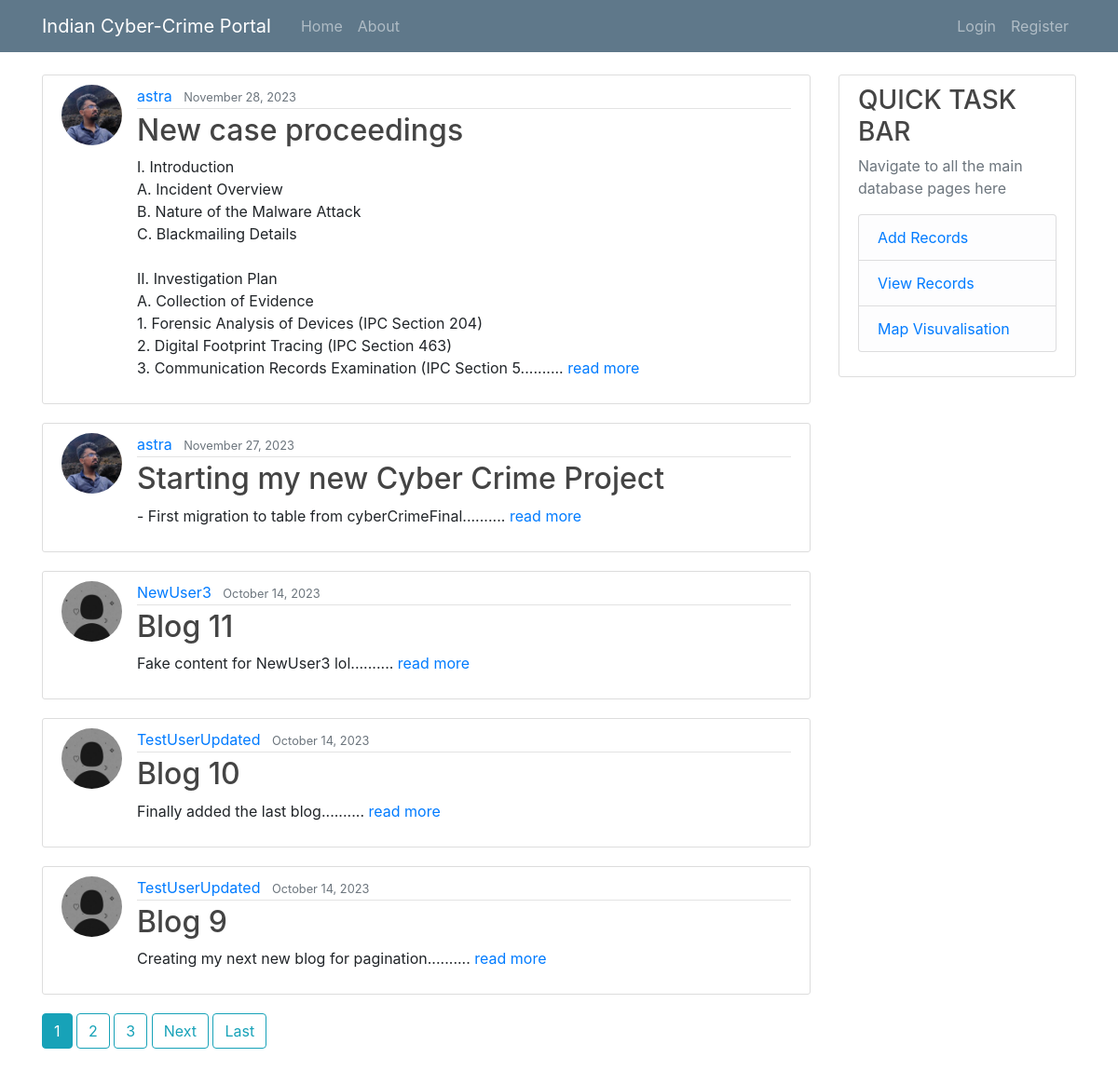
The page / on the database its author committed.
### blogApp/models.py (models this page shows, shortened)
class Post(models.Model):
    title = models.CharField(max_length=100)
    content = models.TextField()
    date_posted = models.DateTimeField(default=timezone.now) # Do NOT use () for now()
    author = models.ForeignKey(User, on_delete=models.CASCADE)

### users/models.py (models this page shows, shortened)
class Profile(models.Model):
    user = models.OneToOneField('auth.User', on_delete=models.CASCADE)
    image = models.ImageField(default='default.jpg', upload_to='profile_pics')

### blogApp/views.py (the view)
# urls.py: path('', PostListView.as_view(), name = 'blog-home'),
class PostListView(ListView):
    model = Post
    template_name =  'blogApp/home.html' # <app>/<model>_<viewtype>.html is default convention. But we are chaning it
    context_object_name = 'posts'
    ordering = ['-date_posted']  # orders post by date field, - means descending
    paginate_by = 5 # 2 posts per page

### blogApp/templates/blogApp/home.html (shortened to what this page needs)
{% extends "blogApp/base.html" %}
{% block content %}
    {% for post in posts %}
        <article class="media content-section">
            <img class="rounded-circle article-img" src="{{ post.author.profile.image.url }}" alt="Profile Image">
            <div class="media-body">
            <div class="article-metadata">
                <a class="mr-2" href="#">{{ post.author }}</a>
                <small class="text-muted">{{ post.date_posted|date:"F d, Y" }}</small>
            </div>
            <h2><a class="article-title" href="{% url 'post-detail' post.id %}">{{ post.title }}</a></h2>
            <p class="article-content">{{ post.content|slice:":300" }}.......... <a href="{% url 'post-detail' post.id %}">read more</p>
            </div>
        </article>
    {% endfor %}
    {% if is_paginated %}
        {% for num in page_obj.paginator.page_range %}
            {% if page_obj.number == num%}
                <a href="?page={{ num }}" class="btn btn-info mb-4">{{ num }}</a>
            {% elif num > page_obj.number|add:'-3' and num < page_obj.number|add:'3' %}
                <a href="?page={{ num }}" class="btn btn-outline-info mb-4">{{ num }}</a>
            {% endif %}
        {% endfor %}
        {% if page_obj.has_next %}
            <a href="?page={{ page_obj.next_page_number }}" class="btn btn-outline-info mb-4">Next</a>
            <a href="?page={{ page_obj.paginator.num_pages }}" class="btn btn-outline-info mb-4">Last</a>
        {% endif %}
    {% endif %}
{% endblock content %}

### blogApp/templates/blogApp/base.html (shortened to what this page needs)
{% load static %}
<!DOCTYPE html>
<html lang="en">
  <head>
    <link rel="stylesheet" type = "text/css" href="{% static 'blogApp/main.css' %}">
    <link rel="stylesheet" href="https://cdn.jsdelivr.net/npm/bootstrap@4.4.1/dist/css/bootstrap.min.css">
  </head>
  <body>
    <header class="site-header">
        <nav class="navbar navbar-expand-md navbar-dark bg-steel fixed-top">
          <div class="container">
            <a class="navbar-brand mr-4" href="{% url 'blog-home' %}">Indian Cyber-Crime Portal</a>
            <div class="collapse navbar-collapse" id="navbarToggle">
              <div class="navbar-nav mr-auto">
                <a class="nav-item nav-link" href="{% url 'blog-home' %}">Home</a>
                <a class="nav-item nav-link" href="{% url 'blog-about' %}">About</a>
              </div>
              <div class="navbar-nav">
                {% if user.is_authenticated %}
                  <a class="nav-item nav-link" href="{% url 'post-create' %}">New Post</a>
                  <a class="nav-item nav-link" href="{% url 'profile' %}">Profile</a>
                  <a class="nav-item nav-link" href="{% url 'logout' %}">Logout</a>
                {% else %}
                  <a class="nav-item nav-link" href="{% url 'login' %}">Login</a>
                  <a class="nav-item nav-link" href="{% url 'register' %}">Register</a>
                {% endif %}
              </div>
            </div>
          </div>
        </nav>
    </header>
    <main role="main" class="container">
        <div class="row">
          <div class="col-md-9 extraMargin">
            {% block content %}{% endblock content %}
          </div>
          <div class="col-md-3">
            <div class="content-section extraMargin">
              <h3>QUICK TASK BAR</h3>
              <p class='text-muted'>Navigate to all the main database pages here
                <ul class="list-group">
                  <li class="list-group-item list-group-item-light"><a href = "{% url 'create-cybercrime' %}">Add Records</a></li>
                  <li class="list-group-item list-group-item-light"><a href = "{% url 'list-cybercrime' %}">View Records</a></li>
                  <li class="list-group-item list-group-item-light"><a href = "{% url 'visualise-cybercrime' %}">Map Visuvalisation</a></li>
                </ul>
              </p>
            </div>
          </div>
        </div>
    </main>
  </body>
</html>

### blogApp/static/blogApp/main.css (style rules this page uses)
body { background-color: #fafafa; color: #333333; margin-top: 5rem; padding: 0; }
.extraMargin { margin-top: 80px; }
h1, h2, h3, h4, h5, h6 { color: #444444; }
ul { margin: 0; }
.bg-steel { background-color: #5f788a; }
.site-header .navbar-nav .nav-link { color: #cbd5db; }
.content-section { background: #ffffff; padding: 10px 20px; border: 1px solid #dddddd; border-radius: 3px; margin-bottom: 20px; }
.article-title { color: #444444; }
.article-content { white-space: pre-line; }
.article-img { height: 65px; width: 65px; margin-right: 16px; }
.article-metadata { padding-bottom: 1px; margin-bottom: 4px; border-bottom: 1px solid #e3e3e3 }

### rows shown on the page
Post: author.profile.image (picture), author "astra", date_posted "November 28, 2023", title "New case proceedings", content "I. Introduction A. Incident Overview B. Nature of the Malware Attack C. Blackmailing Details II. Investigation Plan A. Collection of Evidence 1. Forensic Analysis of Devices (IPC Section 204) 2. Digital Footprint Tracing (IPC Section 463) 3. Communication Records Examination (IPC Section 5"
Post: author.profile.image (picture), author "astra", date_posted "November 27, 2023", title "Starting my new Cyber Crime Project", content "- First migration to table from cyberCrimeFinal"
Post: author.profile.image (placeholder picture), author "NewUser3", date_posted "October 14, 2023", title "Blog 11", content "Fake content for NewUser3 lol"
Post: author.profile.image (placeholder picture), author "TestUserUpdated", date_posted "October 14, 2023", title "Blog 10", content "Finally added the last blog"
Post: author.profile.image (placeholder picture), author "TestUserUpdated", date_posted "October 14, 2023", title "Blog 9", content "Creating my next new blog for pagination"

### other values the page prints
{{ num }} "1"
{{ num }} "2" "3"
